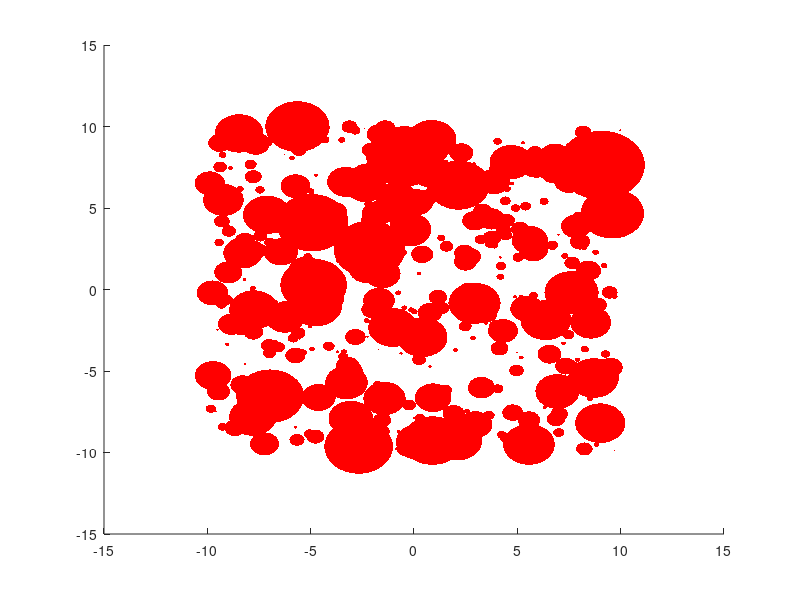

Write MATLAB code to recreate this figure.
xlim = 10;
N = poissrnd((2*xlim)^2,1);
x = zeros([N,2]);
R = zeros([N,1]);
%radii are exp lambda random variables
lambda = 1/0.4;
mu = 1/lambda;
figure
hold on
for i = 1:N
    x(i,:) = unifrnd(-xlim,xlim,[1,2]);
    R(i) = exprnd(mu);
    x1 = x(i,1);
    y1 = x(i,2);
    r = R(i); 
    rectangle('Position',[x1-r,y1-r,2*r,2*r],'Curvature',[1,1], 'FaceColor', 'red',...
        'EdgeColor','none');
end
% figure
% viscircles(x,R);